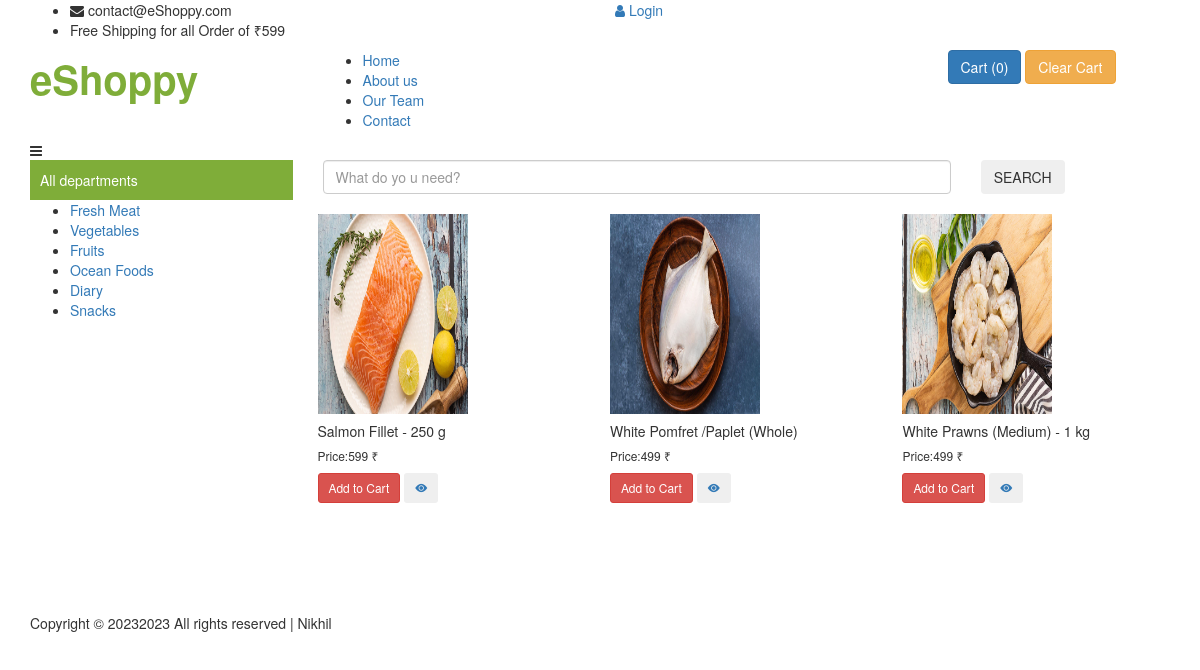
The page /category/sea-foods on the database its author committed.
### app/models.py (models this page shows, shortened)
class Product(models.Model):
    product_id = models.AutoField
    brand = models.CharField(max_length=100)
    product_name = models.CharField(max_length=100)
    category = models.ForeignKey(
        'Category',
        on_delete=models.CASCADE,
    )
    deals = models.CharField(max_length=100, default="")
    price = models.IntegerField(default=0)
    desc = models.CharField(max_length=300)
    image = models.ImageField(upload_to='images')

### app/views.py (the view)
# urls.py: path('category/<slug>', views.ByCategory, name='Category'),
def ByCategory(request, slug):
    allProds = []
    catprods = Category.objects.get(slug=slug)
    prodlist = Product.objects.filter(category=catprods)
    params = {'allProds': prodlist}
    return render(request, "products.html", params)

### templates/products.html (shortened to what this page needs)
{% extends 'base.html' %}
{% load static %}
{% block body %}
<section id="portfolio" class="portfolio">
    <div class="row">
        {% for i in allProds %}
        <div class="col-md-4" style="padding: 10px;">
            <div class="p-4">
              <img src="/media/{{i.image}}" class="card-img-top" alt="not found" height="200px" width="150px" />
              <div class="card-body">
                <h5 class="card-title text-blaack mt-2" id="namepr{{i.id}}">
                  {{i.product_name}}
                </h5>
                <h6 class="card-title mt-3 mb-3">
                  Price:<span id="pricepr{{i.id}}">{{i.price}}</span> ₹
                </h6>
                <span id="divpr{{i.id}}" class="divpr">
                  <button id="pr{{i.id}}" class="btn btn-danger cart btn-sm mt-0">
                    Add to Cart
                  </button>
                </span>
                <a href="/media/{{i.image}}">
                  <button class="btn btn-dark btn-sm cart"><i class="bi bi-eye-fill"></i></button></a>
              </div>
            </div>
          </div>
        {% endfor %}
    </div>
</section>
{% endblock body %}

### templates/base.html (style rules this page uses)
a:link { text-decoration: none; }

### rows shown on the page
Product: image (picture), product_name "Salmon Fillet - 250 g", price "599"
Product: image (picture), product_name "White Pomfret /Paplet (Whole)", price "499"
Product: image (picture), product_name "White Prawns (Medium) - 1 kg", price "499"
